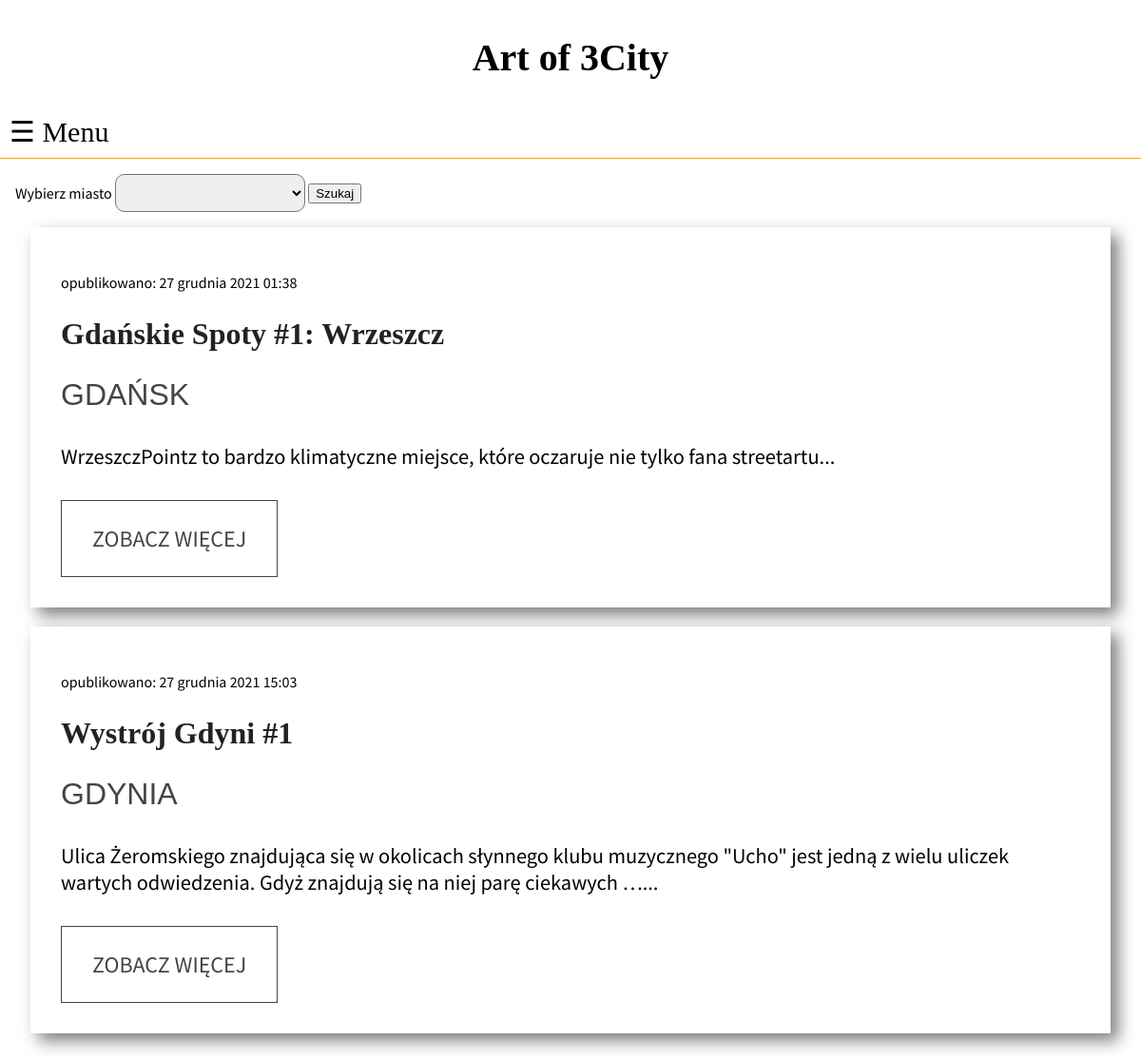
/posts/, run on an earlier commit of the app's database.
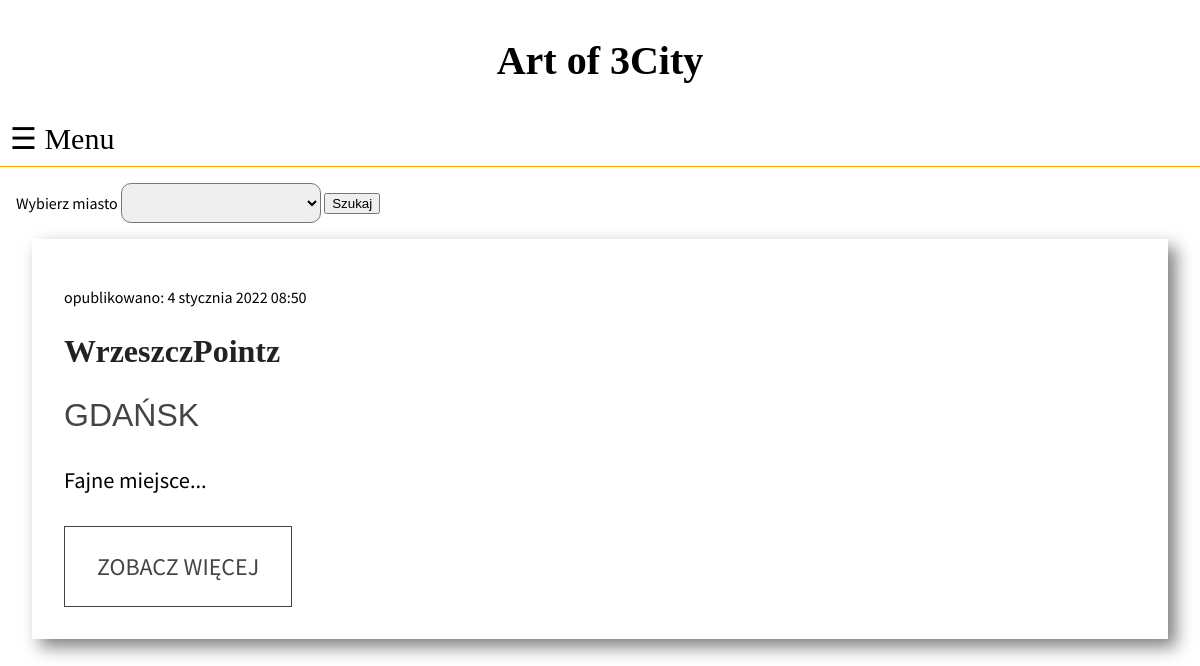
And on a later commit of the database.
### posts/models.py (models this page shows, shortened)
class Post(models.Model):
    title = models.CharField(max_length=32)
    content = models.TextField()
    address = models.CharField(max_length=64)
    created_date = models.DateTimeField(default=timezone.now)
    published_date = models.DateTimeField(default = timezone.now)
    author = models.ForeignKey('auth.User',on_delete=models.CASCADE)
    image = models.ImageField(upload_to='images/', blank=True, default="default.png")
    place = models.ForeignKey(Place, on_delete= models.CASCADE,verbose_name="place where it is")

class Place(models.Model):
    town = models.CharField(max_length=32)
    def __str__(self):
        return f"{self.town}"

### posts/views.py (the view)
# urls.py: path("",views.index,name="index"),
def index(request):
    if request.method == "GET":
        nrPage = request.GET.get('page', 1)
        paginator = Paginator(Post.objects.all(),2)
        template = loader.get_template("posts/index.html")
        context = {
            "all_posts": paginator.page(nrPage),
            "all_towns": towns
        }
        return HttpResponse(template.render(context,request))
    else:
        submit = request.POST.get("submit")
        form = PlaceForm(request.POST)
        town = form["town"].value()
        context =Paginator(Post.objects.filter(place__town = town),2)
        return render(request,"posts/index.html",{"all_posts":context,"all_towns":towns})

### posts/templates/posts/index.html (shortened to what this page needs)
{% extends 'posts/base.html' %}
    {% block content %}
    {% include 'posts/townFilter.html' %}
        {% for post in all_posts%}
            <section>
                <div class="cardContainer">
                    <div class="cardContent">
                         <div class="content-text">
                            <p>opublikowano: {{post.published_date}}</p>
                            <h2 class="content-title">{{post.title}}</h2>
                            <h3 class="content-subtitle">{{post.place}}</h3>
                            <p class="content-paragraph">{{post.content | truncatewords:24}}...</p>
                            <a href="{% url 'posts:details' post.id %}" class="btn">Zobacz więcej</a>
                        </div>
                    </div>
                </div>
            </section>
        {% empty %}
            <h3>Nie ma postów</h3>
        {% endfor %}
    {% endblock %}

### posts/templates/posts/base.html (shortened to what this page needs)
{% load static %}
<html>
    <head>
        <link rel="stylesheet" href="{% static 'css/style.css' %}">
        <link rel="stylesheet" href="{% static 'css/card.css' %}">
    </head>
    <body>
        <header  id="topnavID">
            <div class="titleContainer">
                <h1 class="title">
                    Art of 3City
                </h1>
            </div>
            <span class ="menuButton" onclick="openNav()">&#9776; Menu</span>
        </header>
        <div class="container">
            {% block content %}
            {% endblock %}
        </div>
    </body>
</html>

### posts/templates/posts/townFilter.html (shortened to what this page needs)
{% load static %}
<form method="POST" action="/posts/">
    <label>Wybierz miasto </label>
    <select name="town" id="town-select">
            <option value=""></option>
        {% for town in all_towns%}
            <option value="{{town}}">{{town}}</option>
        {% endfor %}
    </select>
    <input type="submit" value="Szukaj" class="btn">
</form>

### posts/static/css/style.css (style rules this page uses)
body { margin: 0; }
.container { max-width: 1200px; margin: auto; position: relative; font-family: "Source Sans Pro", Georgia, 'Times New Roman', Times, serif; padding: 16px; }
header { background: white; width: 100%; top:0; overflow: hidden; display: inline-block; padding-bottom: 10px; border-bottom: 0.1rem solid azure; border-bottom: 1px solid orange; }
div.titleContainer { text-align: center; }
.title { color: #000; font-family: 'Playfair Display', serif; font-size: 2.5em; padding: 10px 0; }
h1, h3, h4 { font-family: Verdana, Tahoma, sans-serif; }
.menuButton { font-size:30px; cursor:pointer; padding-left: 10px; display: inline-block; }
#town-select { border-radius: 10px; width: 200px; height: 40px; font-size: 16px; text-align: left; }

### posts/static/css/card.css (style rules this page uses)
.cardContainer { max-width: 80rem; padding: 0 1.0rem; margin: 0 auto; }
.cardContent { display: flex; background-color: #fff; box-shadow: .5rem .5rem 1rem rgba(0,0,0,0.5); margin-bottom: 20px; }
.content-text { flex: 1.5; padding: 2rem; }
.content-text .content-title { font-family: 'Playfair Display', serif; color: #222; font-size: 2rem; }
.content-text .content-subtitle { font-size: 2rem; font-weight: 300; text-transform: uppercase; color: #444; margin: .5rem 0 2rem; }
.content-text .content-paragraph { font-size: 1.4rem; margin-bottom: 2rem; }
.content-text .btn { display: inline-block; text-decoration: none; font-size: 1.5rem; text-transform: uppercase; padding: 1.5rem 2rem; border: 1px solid #444; color: #444; }

What changed in the data, as far as the page shows it:
removed Post: published_date "27 grudnia 2021 01:38", title "Gdańskie Spoty #1: Wrzeszcz", place "GDAŃSK", content "WrzeszczPointz to bardzo klimatyczne miejsce, które oczaruje nie tylko fana streetartu"
removed Post: published_date "27 grudnia 2021 15:03", title "Wystrój Gdyni #1", place "GDYNIA", content "Ulica Żeromskiego znajdująca się w okolicach słynnego klubu muzycznego \"Ucho\" jest jedną z wielu uliczek wartych odwiedzenia. Gdyż znajdują się na niej parę ciekawych …"
added Post: published_date "4 stycznia 2022 08:50", title "WrzeszczPointz", place "GDAŃSK", content "Fajne miejsce"
